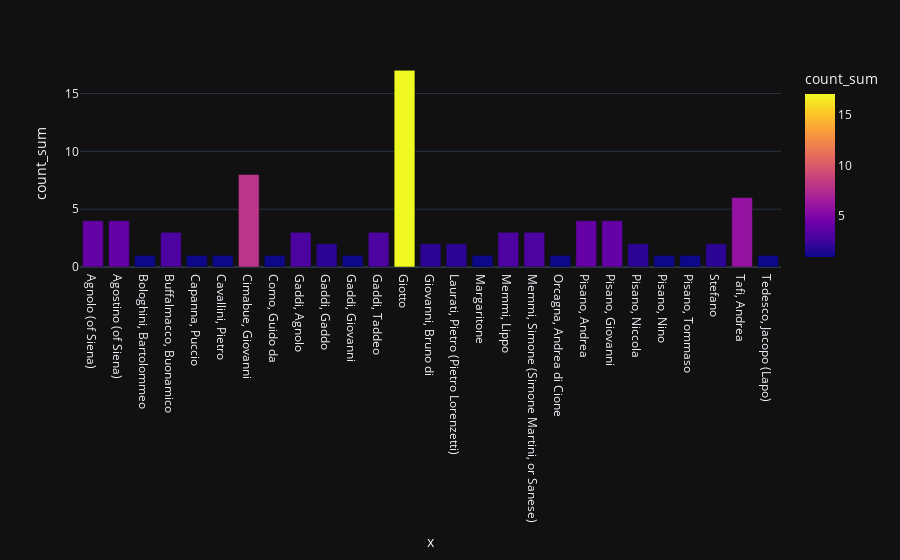

This figure's notebook cell:
### Code cell
fig = px.bar(grouped_volumes.get_group('0'), x='x', y='count_sum', color = 'count_sum')
fig.show()

### Figure 1 — Plotly figure (JSON) as saved in the notebook; plotly's stock layout.template omitted (floating-point values rounded to 4 significant figures)
{"data": [{"alignmentgroup": "True", "hovertemplate": "x=%{x}<br>count_sum=%{marker.color}<extra></extra>", "legendgroup": "", "marker": {"color": [4.0, 4.0, 1.0, 3.0, 1.0, 1.0, 8.0, 1.0, 3.0, 2.0, 1.0, 3.0, 17.0, 2.0, 2.0, 1.0, 3.0, 3.0, 1.0, 4.0, 4.0, 2.0, 1.0, 1.0, 2.0, 6.0, 1.0], "coloraxis": "coloraxis", "pattern": {"shape": ""}}, "name": "", "offsetgroup": "", "orientation": "v", "showlegend": false, "textposition": "auto", "x": ["Agnolo (of Siena)", "Agostino (of Siena)", "Bologhini, Bartolommeo", "Buffalmacco, Buonamico", "Capanna, Puccio", "Cavallini, Pietro", "Cimabue, Giovanni", "Como, Guido da", "Gaddi, Agnolo", "Gaddi, Gaddo", "Gaddi, Giovanni", "Gaddi, Taddeo", "Giotto", "Giovanni, Bruno di", "Laurati, Pietro (Pietro Lorenzetti)", "Margaritone", "Memmi, Lippo", "Memmi, Simone (Simone Martini, or Sanese)", "Orcagna, Andrea di Cione", "Pisano, Andrea", "Pisano, Giovanni", "Pisano, Niccola", "Pisano, Nino", "Pisano, Tommaso", "Stefano", "Tafi, Andrea", "Tedesco, Jacopo (Lapo)"], "xaxis": "x", "y": [4.0, 4.0, 1.0, 3.0, 1.0, 1.0, 8.0, 1.0, 3.0, 2.0, 1.0, 3.0, 17.0, 2.0, 2.0, 1.0, 3.0, 3.0, 1.0, 4.0, 4.0, 2.0, 1.0, 1.0, 2.0, 6.0, 1.0], "yaxis": "y", "type": "bar"}], "layout": {"xaxis": {"anchor": "y", "domain": [0.0, 1.0], "title": {"text": "x"}}, "yaxis": {"anchor": "x", "domain": [0.0, 1.0], "title": {"text": "count_sum"}}, "coloraxis": {"colorbar": {"title": {"text": "count_sum"}}, "colorscale": [[0.0, "#0d0887"], [0.1111, "#46039f"], [0.2222, "#7201a8"], [0.3333, "#9c179e"], [0.4444, "#bd3786"], [0.5556, "#d8576b"], [0.6667, "#ed7953"], [0.7778, "#fb9f3a"], [0.8889, "#fdca26"], [1.0, "#f0f921"]]}, "legend": {"tracegroupgap": 0}, "margin": {"t": 60}, "barmode": "relative"}}
